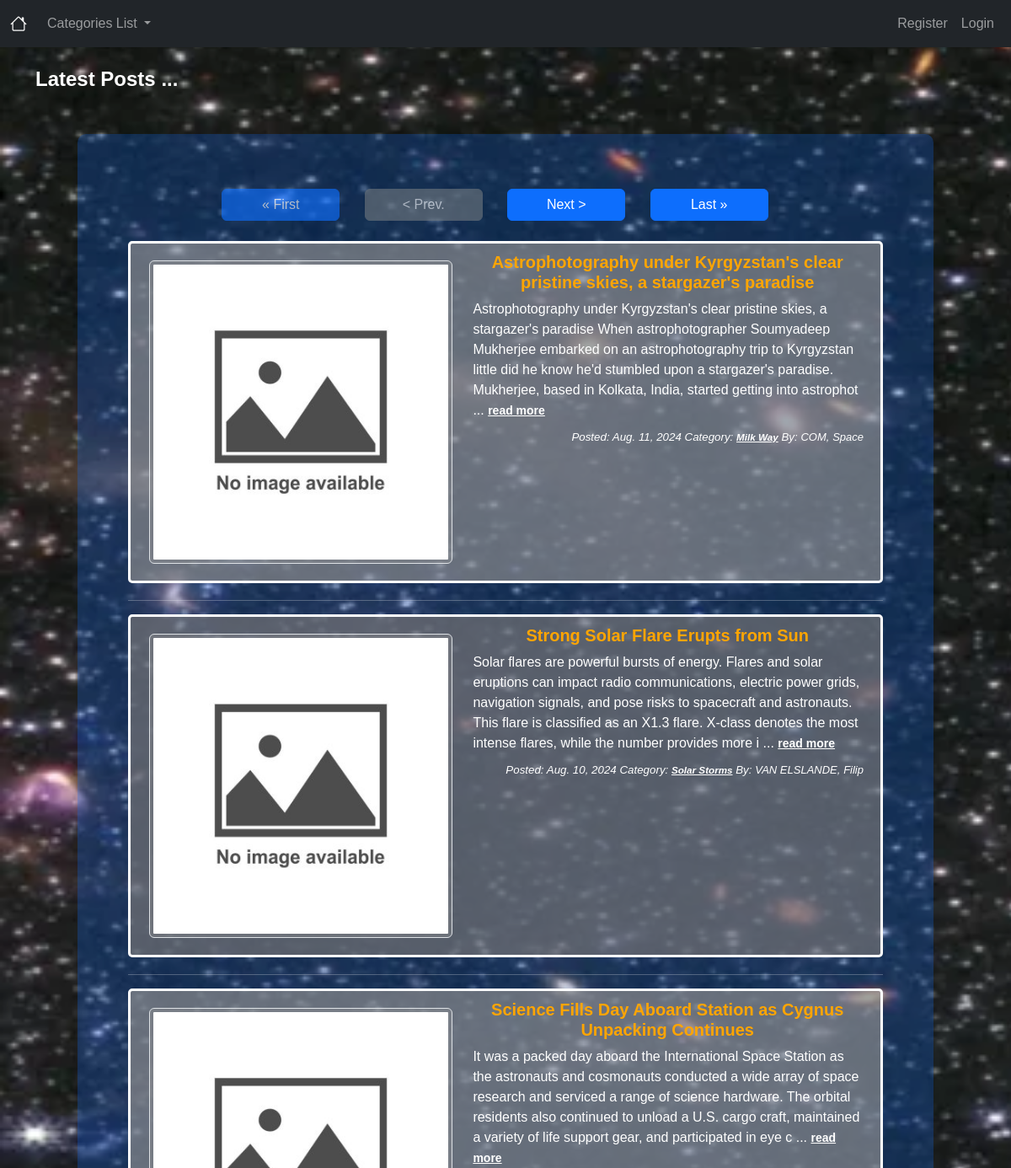
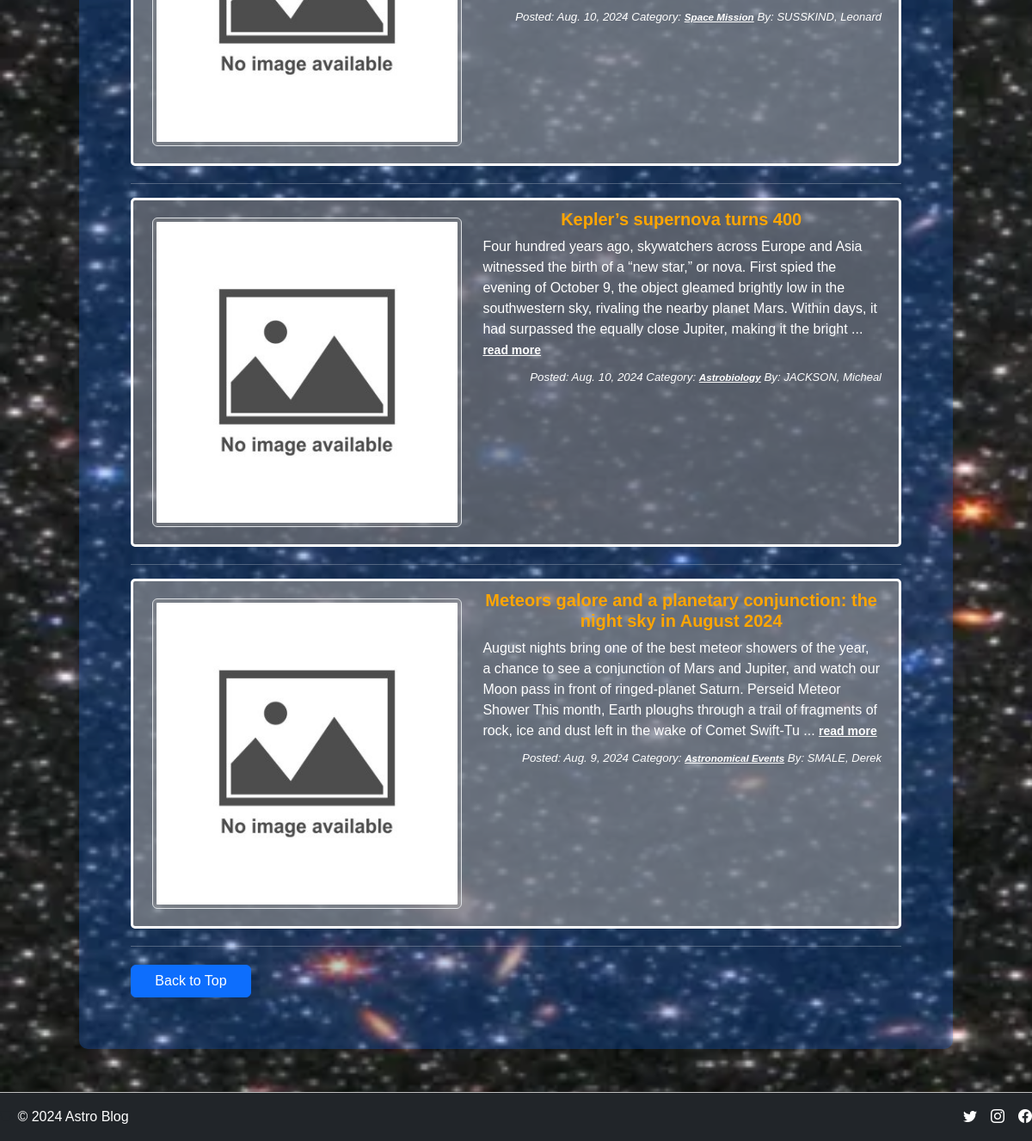
Page /frontpage/ on the earlier database version (2 pictures, top to bottom).
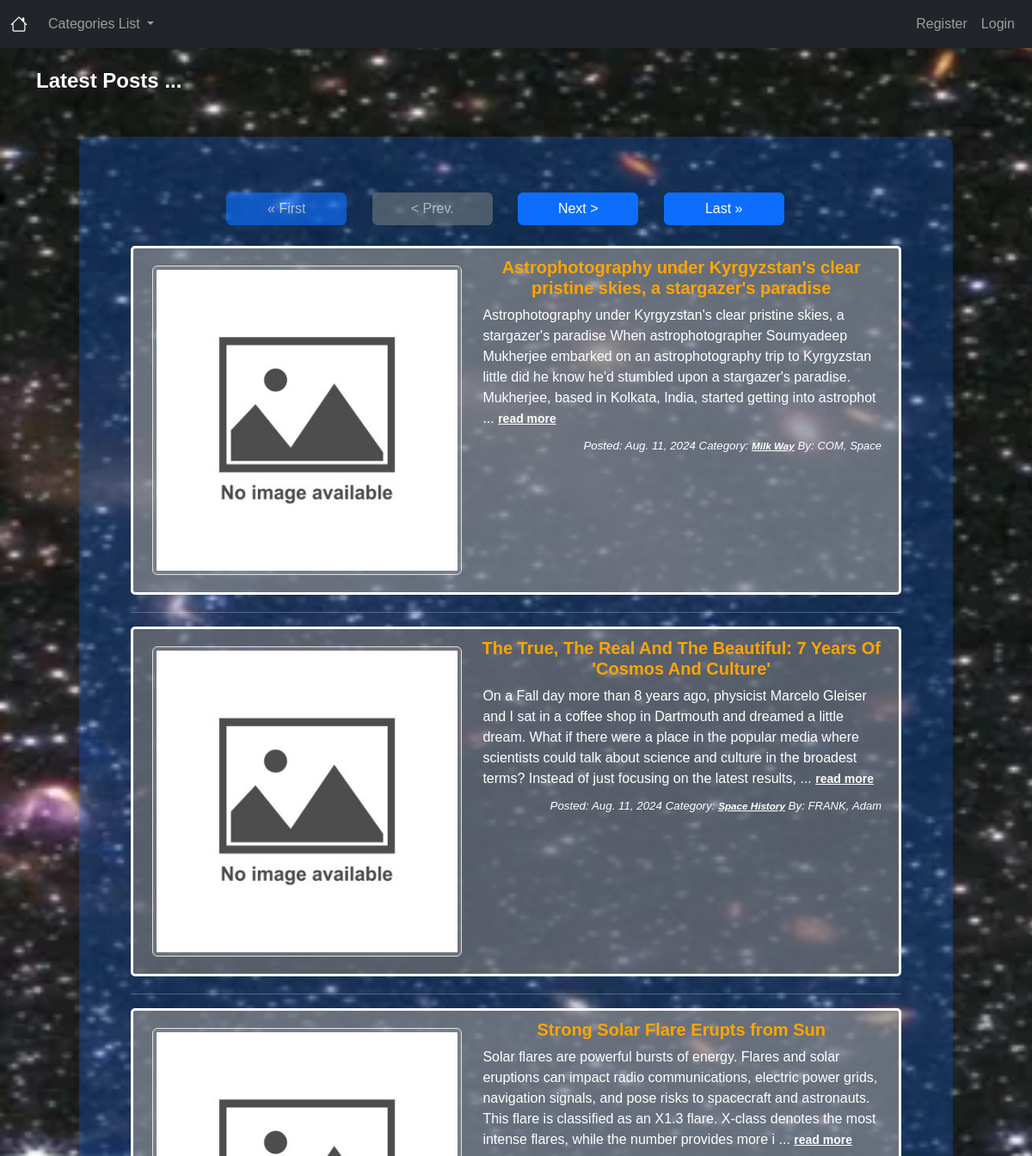
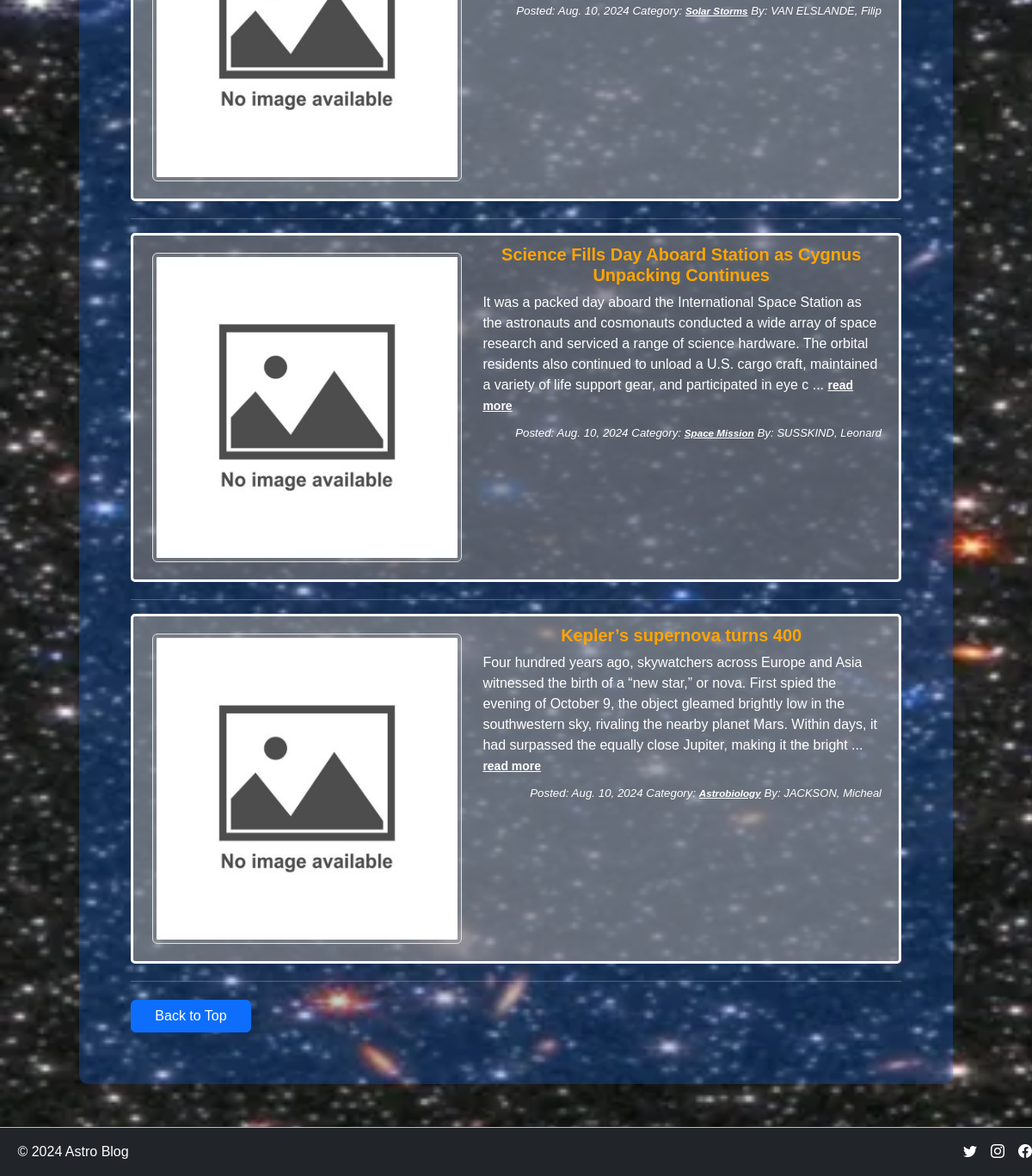
Same page on the later database version (2 pictures, top to bottom).
### blogger/models.py (models this page shows, shortened)
class Post(models.Model):
    ACTIVE = 'active'
    DRAFT = 'draft'
    CHOICES_STATUS = (
    (ACTIVE, 'Active'),
    (DRAFT, 'Draft')
    )
    title = models.CharField(max_length=200)
    image = CloudinaryField('image', null = True, blank= True)
    title_tag = models.CharField(max_length=200)
    author = models.ForeignKey(User, related_name='posts', on_delete=models.CASCADE)
    body = models.TextField()
    post_date = models.DateField(auto_now_add=True)
    created_at = models.DateTimeField(auto_now_add=True)
    status = models.CharField(max_length=10, choices=CHOICES_STATUS, default=ACTIVE)
    category = models.CharField(max_length=200, default='coding')
    likes = models.ManyToManyField(User, related_name='blog_posts_likes')
    class Meta:
        ordering = ('-created_at','post_date',)

### blogger/views.py (the view)
# urls.py: path('frontpage/', FrontpageView.as_view(), name= 'frontpage-blogpost'),
class FrontpageView(ListView):
    model = Post
    template_name = 'frontpage.html'  # Ensure this is the correct template for the front page
    context_object_name = 'posts'
    ordering = ['-post_date']
    paginate_by = 5  # Display 5 posts per page
    def get_context_data(self, *args, **kwargs):
        context = super(FrontpageView, self).get_context_data(*args, **kwargs)
        context["cat_menu"] = Category.objects.all()
        return context

### blogger/models.py (called while the page is built)
     def __str__(self):
         return self.name

### blogger/templates/frontpage.html (shortened to what this page needs)
{% extends 'base.html' %}
{% load static %}
{% block content %}
<h4>Latest Posts ...</h4>
<div class="content">
  <div class="d-md-flex justify-content-evenly">
    <div class="d-md-flex justify-content-evenly">
      <span class="step-links">
        {% if page_obj.has_previous %}
        <button onclick="window.location.href='?page=1'" class="btn btn-primary">&laquo; First</button>
        <button onclick="window.location.href='?page={{ page_obj.previous_page_number }}'"
          class="btn btn-primary">&lt; Prev.</button>
        {% else %}
        <button onclick="window.location.href='?page=1'" class="btn btn-primary" disabled>&laquo; First</button>
        <button class="btn btn-secondary" disabled>&lt; Prev.</button>
        {% endif %}
        {% if page_obj.has_next %}
        <button onclick="window.location.href='?page={{ page_obj.next_page_number }}'"
          class="btn btn-primary">Next &gt;</button>
        <button onclick="window.location.href='?page={{ page_obj.paginator.num_pages }}'" class="btn btn-primary">Last
          &raquo;</button>
        {% else %}
        <button class="btn btn-secondary" disabled>Next &gt;</button>
        <button onclick="window.location.href='?page={{ page_obj.paginator.num_pages }}'" class="btn btn-primary"
          disabled>Last &raquo;</button>
        {% endif %}
      </span>
    </div>
  </div>
  <br>
  {% for post in posts %}
  <section class="post {% if forloop.counter0|divisibleby:2 %} bg-l-gray {% else %} bg-d-gray {% endif %}">
    <div class="d-md-flex">
      <div class="container">
        {% if post.image.url %}
        <img src="{{ post.image.url }}" class="img-thumbnail" alt="post-image">
        {% else %}
        <img src="{% static 'images/no-image-available.jpg' %}" class="img-thumbnail" alt="no-image-available">
        {% endif %}
      </div>
      <div>
        <h5 class="container-frontpage">{{ post.title }}</h5>
        <div class="container">
          {{ post.body|slice:":310" }} ... <a href="{% url 'article-detail' post.pk %}"
          class="color-hyperlink"><small><strong>read more</strong></small></a>
        </div>
        <p class="italicize"> Posted: {{ post.post_date }} Category:
          <a href="{% url 'category' post.category|slugify %}" class="color-hyperlink"><small><strong>{{ post.category }}</strong></small></a>
          By: <small class="last-name">{{ post.author.last_name }}</small>,
          <small class="first-name">{{ post.author.first_name }}</small>
        </p>
      </div>
    </div>
  </section>
  <hr>
  {% endfor %}
  <div class="back-to-top-button">
    <a href="#" class="btn btn-primary color-hyperlink-footer">Back to Top</a>
  </div>
</div>
{% endblock %}

Differences in the rows shown:
no longer on this page (row unchanged): Post: title "Meteors galore and a planetary conjunction: the night sky in August 2024", body "August nights bring one of the best meteor showers of the year, a chance to see a conjunction of Mars and Jupiter, and watch our Moon pass in front of ringed-planet Saturn. Perseid Meteor Shower This month, Earth ploughs through a trail of fragments of rock, ice and dust left in the wake of Comet Swift-Tu", post_date "Aug. 9, 2024", category "Astronomical Events", author.last_name "SMALE", author.first_name "Derek"
added Post: title "The True, The Real And The Beautiful: 7 Years Of 'Cosmos And Culture'", body "On a Fall day more than 8 years ago, physicist Marcelo Gleiser and I sat in a coffee shop in Dartmouth and dreamed a little dream. What if there were a place in the popular media where scientists could talk about science and culture in the broadest terms? Instead of just focusing on the latest results,", post_date "Aug. 11, 2024", category "Space History", author.last_name "FRANK", author.first_name "Adam"
